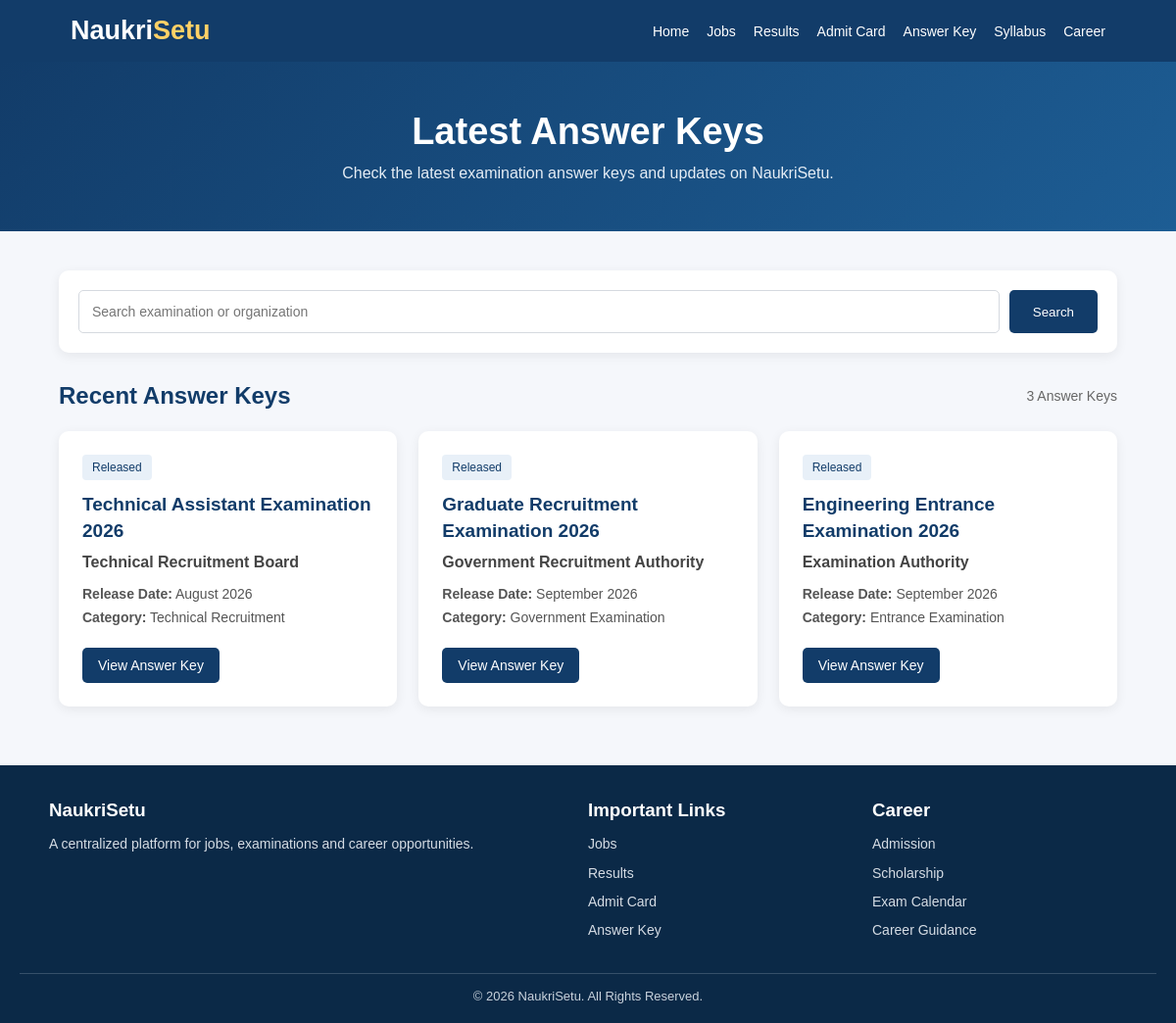
The app's page /answer-key with its own data.
### tables this page shows
CREATE TABLE answer_keys (
            id INTEGER PRIMARY KEY AUTOINCREMENT,
            title TEXT NOT NULL,
            organization TEXT NOT NULL,
            release_date TEXT,
            category TEXT,
            answer_key_link TEXT,
            status TEXT DEFAULT 'Released'
        );

### app.py (the view)
@app.route("/answer-key")
def answer_key():
    connection = get_db_connection()
    data = connection.execute(
        "SELECT * FROM answer_keys ORDER BY id DESC"
    ).fetchall()
    connection.close()
    return render_template(
        "answer_key.html",
        answer_keys=data
    )

### app.py (called while the page is built)
def get_db_connection():
    connection = sqlite3.connect(DATABASE)
    connection.row_factory = sqlite3.Row
    return connection

### templates/answer_key.html (shortened to what this page needs)
<!DOCTYPE html>
<html lang="en">
<head>
</head>
<body>
<header>
    <div class="header-container">
        <div class="logo">
            Naukri<span>Setu</span>
        </div>
        <nav>
            <a href="/">Home</a>
            <a href="/jobs">Jobs</a>
            <a href="/results">Results</a>
            <a href="/admit-card">Admit Card</a>
            <a href="/answer-key">Answer Key</a>
            <a href="/syllabus">Syllabus</a>
            <a href="/career">Career</a>
        </nav>
    </div>
</header>
<section class="hero">
    <h1>Latest Answer Keys</h1>
    <p>
        Check the latest examination answer keys
        and updates on NaukriSetu.
    </p>
</section>
<div class="container">
    <div class="search-box">
        <form
            class="search-form"
            method="GET"
            action="/answer-key"
        >
            <input
                type="text"
                name="search"
                value="{{ request.args.get('search', '') }}"
                placeholder="Search examination or organization"
            >
            <button type="submit">
                Search
            </button>
        </form>
    </div>
    <div class="section-heading">
        <h2>Recent Answer Keys</h2>
        <div class="count">
            {{ answer_keys|length }} Answer Keys
        </div>
    </div>
    <div class="answer-grid">
        {% for answer in answer_keys %}
        <div class="answer-card">
            <span class="badge">
                {{ answer['status'] }}
            </span>
            <h3>
                {{ answer['title'] }}
            </h3>
            <div class="organization">
                {{ answer['organization'] }}
            </div>
            <div class="info">
                <strong>Release Date:</strong>
                {{ answer['release_date'] }}
            </div>
            <div class="info">
                <strong>Category:</strong>
                {{ answer['category'] }}
            </div>
            {% if answer['answer_key_link'] %}
            <a
                href="{{ answer['answer_key_link'] }}"
                class="view-btn"
                target="_blank"
            >
                View Answer Key
            </a>
            {% endif %}
        </div>
        {% endfor %}
    </div>
</div>
<footer>
    <div class="footer-grid">
        <div class="footer-section">
            <h3>NaukriSetu</h3>
            <p>
                A centralized platform for jobs,
                examinations and career opportunities.
            </p>
        </div>
        <div class="footer-section">
            <h3>Important Links</h3>
            <a href="/jobs">Jobs</a>
            <a href="/results">Results</a>
            <a href="/admit-card">Admit Card</a>
            <a href="/answer-key">Answer Key</a>
        </div>
        <div class="footer-section">
            <h3>Career</h3>
            <a href="/admission">Admission</a>
            <a href="/scholarship">Scholarship</a>
            <a href="/exam-calendar">Exam Calendar</a>
            <a href="/career">Career Guidance</a>
        </div>
    </div>
    <div class="copyright">
        © 2026 NaukriSetu. All Rights Reserved.
    </div>
</footer>
</body>
</html>

### templates/answer_key.html (style rules this page uses)
* { box-sizing: border-box; margin: 0; padding: 0; }
body { font-family: Arial, Helvetica, sans-serif; background: #f5f7fb; color: #222; }
header { background: #123c69; color: white; padding: 16px 6%; }
.header-container { max-width: 1250px; margin: auto; display: flex; align-items: center; justify-content: space-between; }
.logo { font-size: 27px; font-weight: bold; }
.logo span { color: #ffd166; }
nav { display: flex; gap: 18px; flex-wrap: wrap; }
nav a { color: white; text-decoration: none; font-size: 14px; }
.hero { background: linear-gradient(135deg, #123c69, #1d5d94); color: white; text-align: center; padding: 50px 20px; }
.hero h1 { font-size: 38px; margin-bottom: 12px; }
.hero p { color: #e5edf5; }
.container { width: 90%; max-width: 1200px; margin: 40px auto; }
.search-box { background: white; padding: 20px; border-radius: 10px; box-shadow: 0 3px 12px rgba(0,0,0,0.07); margin-bottom: 30px; }
.search-form { display: flex; gap: 10px; }
.search-form input { flex: 1; padding: 13px; border: 1px solid #d5d9df; border-radius: 5px; font-size: 14px; }
.search-form button { background: #123c69; color: white; border: none; padding: 13px 24px; border-radius: 5px; cursor: pointer; }
.section-heading { display: flex; justify-content: space-between; align-items: center; margin-bottom: 22px; }
.section-heading h2 { color: #123c69; }
.count { color: #666; font-size: 14px; }
.answer-grid { display: grid; grid-template-columns: repeat(3, 1fr); gap: 22px; }
.answer-card { background: white; padding: 24px; border-radius: 10px; box-shadow: 0 3px 12px rgba(0,0,0,0.07); transition: 0.2s; }
.badge { display: inline-block; background: #e8f0f8; color: #123c69; padding: 6px 10px; border-radius: 4px; font-size: 12px; margin-bottom: 12px; }
.answer-card h3 { color: #123c69; font-size: 19px; line-height: 1.4; margin-bottom: 10px; }
.organization { font-weight: bold; color: #444; margin-bottom: 15px; }
.info { color: #555; font-size: 14px; margin: 8px 0; }
.view-btn { display: inline-block; margin-top: 15px; background: #123c69; color: white; padding: 10px 16px; border-radius: 5px; text-decoration: none; font-size: 14px; }
footer { background: #0b2947; color: white; margin-top: 60px; padding: 35px 20px 20px; }
.footer-grid { max-width: 1100px; margin: auto; display: grid; grid-template-columns: 2fr 1fr 1fr; gap: 30px; }
.footer-section h3 { margin-bottom: 12px; }
.footer-section p, .footer-section a { color: #d5dce4; font-size: 14px; line-height: 1.6; }
.footer-section a { display: block; text-decoration: none; margin-bottom: 7px; }
.copyright { text-align: center; border-top: 1px solid #36506a; margin-top: 25px; padding-top: 15px; color: #c8d2dc; font-size: 13px; }

### records on screen
answer_keys: status "Released", title "Technical Assistant Examination 2026", organization "Technical Recruitment Board", release_date "August 2026", category "Technical Recruitment"
answer_keys: status "Released", title "Graduate Recruitment Examination 2026", organization "Government Recruitment Authority", release_date "September 2026", category "Government Examination"
answer_keys: status "Released", title "Engineering Entrance Examination 2026", organization "Examination Authority", release_date "September 2026", category "Entrance Examination"

### other values on screen
{{ answer_keys|length }} "3"
